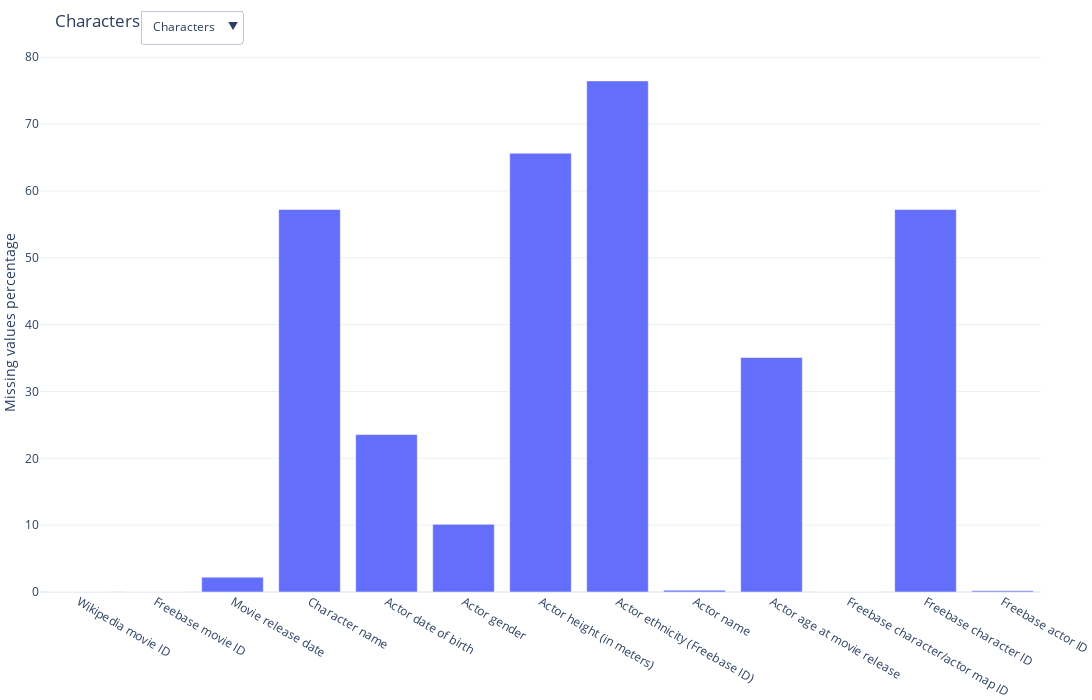

Notebook source saved alongside this figure:
### Code cell
fig = go.Figure(data=[go.Bar(
    name='Movies',
    x=completness_movies_sum.keys(),
    y=completness_movies_sum
),
    go.Bar(
    name='Characters',
    x=completness_chars_sum.keys(),
    y=completness_chars_sum
)
])

# Update plot sizing
fig.update_layout(
    width=1200,
    height=700,
    autosize=False,
    margin=dict(t=0, b=0, l=0, r=0),
    template="plotly_white",
)

fig.update_yaxes(title_text="Missing values percentage")

# Add dropdown
fig.update_layout(
    updatemenus=[
        dict(
            active=0,
            buttons=list([
                dict(label="Both",
                     method="update",
                     args=[{"visible": [True, True]},
                           {"title": "Both"}]),
                dict(
                    args=[{"visible": [True, False]},
                           {"title": "Movies",
                            }],
                    label="Movies",
                    method="update"
                ),
                dict(
                    args=[{"visible": [False, True]},
                           {"title": "Characters",
                            }],
                    label="Characters",
                    method="update"
                )
            ]),
            direction="down",
            pad={"r": 10, "t": 10},
            showactive=True,
            x=0.1,
            xanchor="left",
            y=1.1,
            yanchor="top"
        ),
    ]
)

fig.show()

### Figure 1 — Plotly figure (JSON) as saved in the notebook; plotly's stock layout.template omitted (floating-point values rounded to 4 significant figures)
{"data": [{"name": "Movies", "type": "bar", "visible": false, "x": ["Wikipedia movie ID", "Freebase movie ID", "Movie name", "Movie release date", "Movie box office revenue", "Movie runtime", "Movie languages (Freebase ID:name tuples)", "Movie countries (Freebase ID:name tuples)", "Movie genres (Freebase ID:name tuples)"], "y": [0, 0, 0, 8.444, 89.72, 25.02, 0, 0, 0]}, {"name": "Characters", "type": "bar", "visible": true, "x": ["Wikipedia movie ID", "Freebase movie ID", "Movie release date", "Character name", "Actor date of birth", "Actor gender", "Actor height (in meters)", "Actor ethnicity (Freebase ID)", "Actor name", "Actor age at movie release", "Freebase character/actor map ID", "Freebase character ID", "Freebase actor ID"], "y": [0, 0, 2.218, 57.22, 23.55, 10.12, 65.65, 76.47, 0.2725, 35.08, 0, 57.22, 0.1808]}], "layout": {"autosize": false, "height": 700, "margin": {"b": 0, "l": 0, "r": 0, "t": 0}, "title": {"text": "Characters"}, "updatemenus": [{"active": 2, "buttons": [{"args": [{"visible": [true, true]}, {"title": "Both"}], "label": "Both", "method": "update"}, {"args": [{"visible": [true, false]}, {"title": "Movies"}], "label": "Movies", "method": "update"}, {"args": [{"visible": [false, true]}, {"title": "Characters"}], "label": "Characters", "method": "update"}], "direction": "down", "pad": {"r": 10, "t": 10}, "showactive": true, "x": 0.1, "xanchor": "left", "y": 1.1, "yanchor": "top"}], "width": 1200, "xaxis": {"autorange": true, "range": [-0.5, 12.5], "type": "category"}, "yaxis": {"autorange": true, "range": [0, 80.49], "title": {"text": "Missing values percentage"}, "type": "linear"}}}
